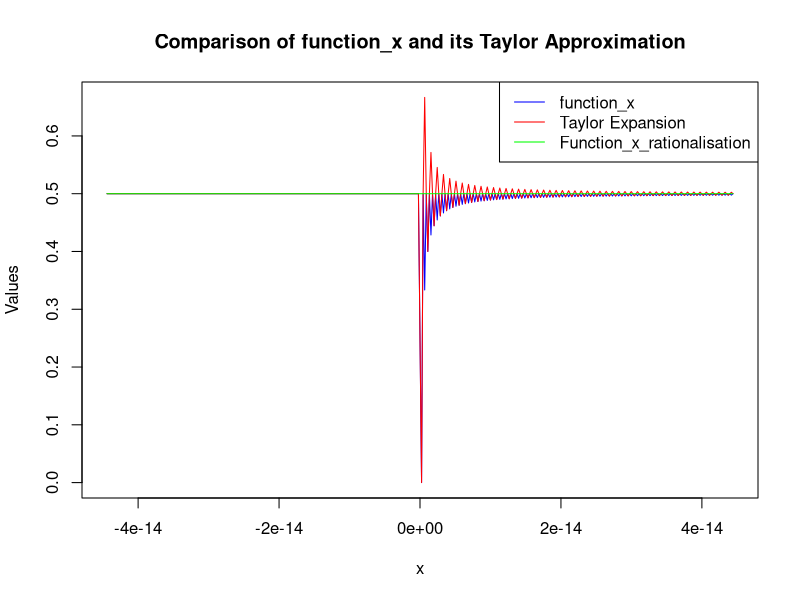
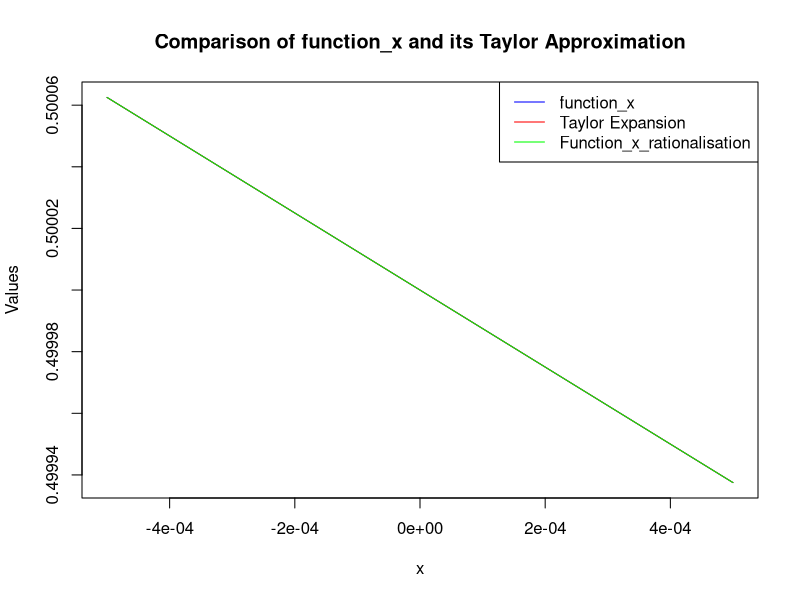

The R script that drew these images, in order: (Note: this script raises an error after producing the figures.)
## ---- chunk 1



## ---- chunk 2



## ---- chunk 3



## ---- chunk 4



## ---- chunk 5

function_x <- function(x) {
  return((sqrt(1 + x) - 1) / x)
}

function_x_rationalisation <- function(x) {
  return(1 / (sqrt(1 + x) + 1))
}

# Determine the values of R for x =1, 10^-4, 10^-32

function_x(1)
function_x(10^(-4))
function_x(10^(-32))

# The Taylor series expansion at 0 is

taylor_expansion_at_zero <- function(y) {
  return(1 + y / 2 - y^2 / 8 + y^3 / 16 - 5 * y^4 / 128 + 7 * y^5 / 256)
}

approximation_result_function_x_at_zero <- function(x) {
  return((taylor_expansion_at_zero(x) - 1) / x)
}

approximation_result_function_x_at_zero(1)
approximation_result_function_x_at_zero(10^(-4))
approximation_result_function_x_at_zero(10^(-32))


# Create a loop that stores the results of a multiplication in a vector
multiplication_results_negative <- numeric(100)
multiplication_results_positive <- numeric(100)

for (i in seq_len(200)) {
  multiplication_results_negative[i] <- .Machine$double.eps*i + 0
  multiplication_results_positive[i] <- -.Machine$double.eps*i + 0
}

combined_results <- c(multiplication_results_negative, multiplication_results_positive)
sorted_results <- sort(combined_results)

print(sorted_results)



function_x_values <- sapply(sorted_results, function_x)
approximation_values <- sapply(sorted_results, approximation_result_function_x_at_zero)
function_x_rationalisation_values <- sapply(sorted_results, function_x_rationalisation)

plot(sorted_results, function_x_values, type = "l", col = "blue", ylim = range(c(function_x_values, approximation_values)), ylab = "Values", xlab = "x", main = "Comparison of function_x and its Taylor Approximation")
lines(sorted_results, approximation_values, col = "red")
lines(sorted_results, function_x_rationalisation_values, col = "green")
legend("topright", legend = c("function_x", "Taylor Expansion", "Function_x_rationalisation"), col = c("blue", "red","green"), lty = 1)


# With greater values of around o
increment_values <- seq(-0.0005, 0.0005, length.out = 1000)

# Calculate function values for the new vector
function_x_increment_values <- sapply(increment_values, function_x)
approximation_increment_values <- sapply(increment_values, approximation_result_function_x_at_zero)
function_x_rationalisation_increment_values <- sapply(increment_values, function_x_rationalisation)

# Plot the new values
plot(increment_values, function_x_increment_values, type = "l", col = "blue", ylim = range(c(function_x_increment_values, approximation_increment_values)), ylab = "Values", xlab = "x", main = "Comparison of function_x and its Taylor Approximation")
lines(increment_values, approximation_increment_values, col = "red")
lines(increment_values, function_x_rationalisation_increment_values, col = "green")
legend("topright", legend = c("function_x", "Taylor Expansion", "Function_x_rationalisation"), col = c("blue", "red", "green"), lty = 1)

print(function_x_increment_values[1])
print(approximation_increment_values[1])
print(function_x_rationalisation_increment_values[1])


## ---- chunk 6

data("KNex", package = "Matrix")
X <- as.matrix(KNex$mm)
Y <- KNex$y

# Not accurate type of execution.
start_time <- Sys.time()
fit <- lm.fit(X, Y)
end_time <- Sys.time()
execution_time_lmfit <- end_time - start_time
print(paste("Execution time:", execution_time))

summary(fit)
print(fit$coefficients)

# Formula of Least Square estimator B = (X^T X)^-1 X^T Y
# Let us try to find this (X^T X)^-1 part with 

object.size(X)
object.size(KNex$mm)
# The class is a dgCMatrix, which is a sparse matrix. Meaning that it 
# saves some space by not saving the zeros.
class(KNex$mm)


###################################################
### Cholesky decomposition
###################################################
# We find the product of the matrix X^T X 

R <- chol(crossprod(X))

# Using Solve to find the inverse of both matrix and to multiply the right upper triangular matrix

start_time <- Sys.time()
chol_betas <- backsolve(R, forwardsolve(R, crossprod(X, Y), upper.tri = TRUE, transpose = TRUE))
end_time <- Sys.time()
execution_time_chol <- end_time - start_time
print(paste("Execution time:", execution_time_chol))

# It requires more time than the lm.fit function.


###################################################
### QR decomposition
###################################################
QR <- qr(X)
qr_betas <- backsolve(qr.R(QR), crossprod(qr.Q(QR), Y))
solve(QR, y)

# The betas are the same.
fit$coefficients[1]
chol_betas[1]
qr_betas[1]

